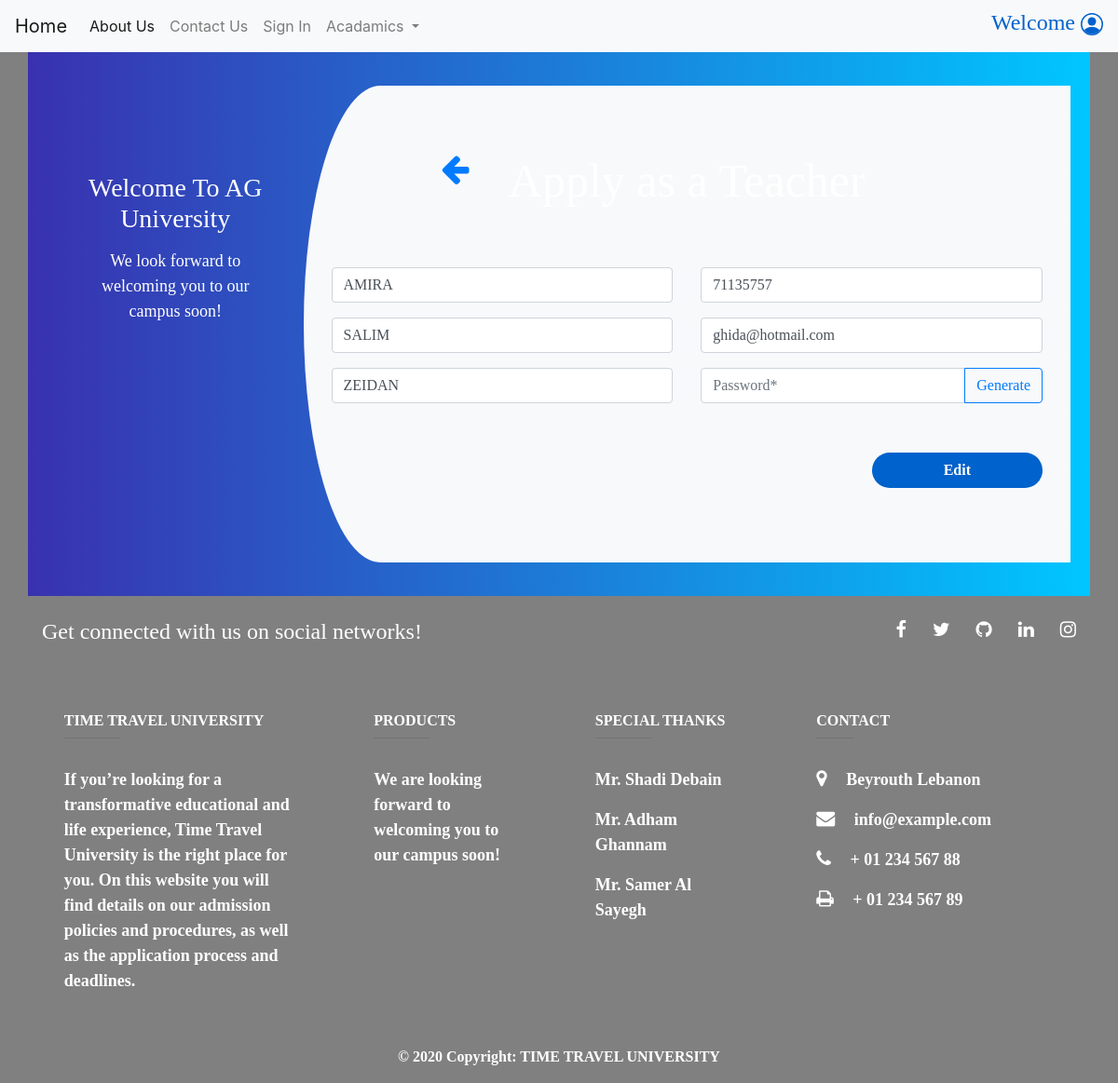
The page /View/EditTeacher.php?TeacherId=4 on the database as committed earlier.
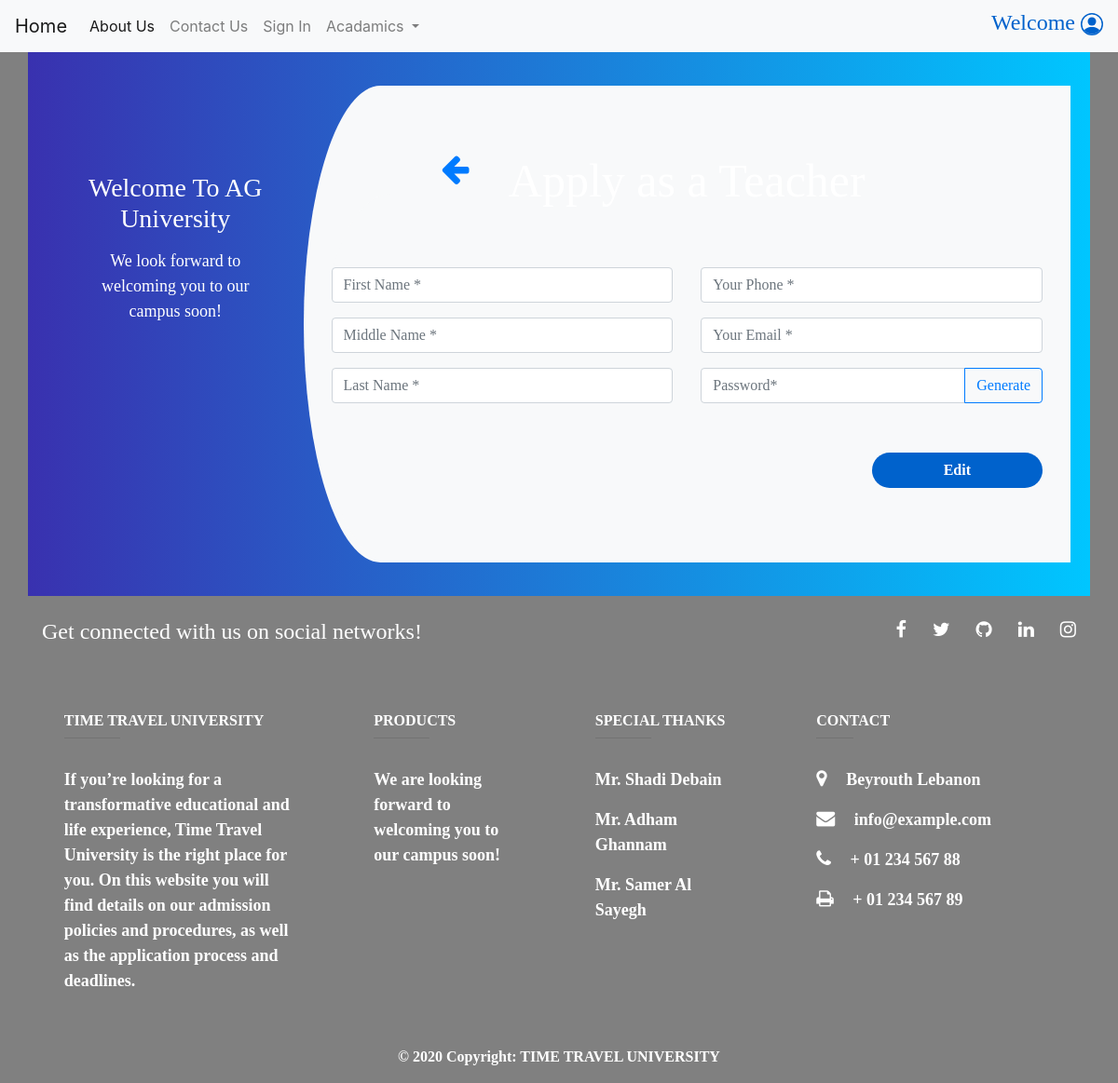
The same page on the database as committed later.
### tables this page shows
CREATE TABLE IF NOT EXISTS `teacher` (
  `TeacherId` int(11) NOT NULL AUTO_INCREMENT,
  `TFirstName` varchar(255) NOT NULL,
  `TMiddleName` varchar(255) NOT NULL,
  `TLastName` varchar(255) NOT NULL,
  `TEmail` varchar(255) NOT NULL,
  `TMobileNum` int(11) NOT NULL,
  `TPassword` varchar(255) NOT NULL,
  PRIMARY KEY (`TeacherId`),
  KEY `TeacherId` (`TeacherId`)
);

### Model/Admin.php (called while the page is built, shortened)
<?php
class Admin
{
    private $dbconnect;
    function  __construct($db)
    {
        $this->dbconnect = $db;
    }
    function getAllTeachers()
    {
        $query =  'select * from teacher ';
        $this->dbconnect->setQuery($query);
        $result = $this->dbconnect->selectquery();
        return $result;
    }
}

### Model/DatabaseSMS.php (called while the page is built, shortened)
<?php
class DatabaseSMS
{
    private $dbHost = '127.0.0.1';
    private $dbUser = 'root';
    private $dbPassword = '';
    private $dbName = 'student_managment_system';
    public function connectToDb()
    {
        $db_connection = mysqli_connect($this->dbHost, $this->dbUser, $this->dbPassword, $this->dbName);
        return $db_connection;
    }
    function setQuery($query)
    {
        $this->query = $query;
    }
    public function executeQuery()
    {
        $db_connection = $this->connectToDb();
        $result = mysqli_query($db_connection, $this->query);
        if ($result == false) {
            echo " Query Error" . mysqli_error($db_connection);
            die();
        } else
            return $result;
    }
    public function selectQuery()
    {
        $query_result = $this->executeQuery();
        $resultArray = mysqli_fetch_all($query_result, MYSQLI_ASSOC);
        return $resultArray;
    }
}

### View/EditTeacher.php (the view, shortened to what the changed rows need)
<!DOCTYPE html>
<html lang="en">
<?php
require_once('Header.php');
require_once('../Model/DatabaseSMS.php');
require_once('../Model/Admin.php');
$db = new DatabaseSMS();
$Admin = new Admin($db);
$Teachers = $Admin->getAllTeachers();
?>
<body>
    <div class="container register">
        <div class="row">
            <div class="col-md-9 register-right">
                <form>
                    <div class="tab-content" id="myTabContent">
                        <div class="tab-pane fade show active" id="home" role="tabpanel" name="teacher" aria-labelledby="home-tab">
                            <div class="row register-form mx-0 px-0">
                                <?php
                                $TeacherId = $_GET['TeacherId'];
                                $TFirstName = $Teachers[$TeacherId]["TFirstName"];
                                $TMiddleName = $Teachers[$TeacherId]["TMiddleName"];
                                $TLastName = $Teachers[$TeacherId]["TLastName"];
                                $TMobileNum = $Teachers[$TeacherId]["TMobileNum"];
                                $TEmail = $Teachers[$TeacherId]["TEmail"];
                                ?>
                                <div class="col-md-6">
                                    <div class="form-group">
                                        <input type="text" class="form-control" placeholder="First Name *" id="TFirstName" value="<?php echo $TFirstName ?>" />
                                    </div>
                                    <div class="form-group">
                                        <input type="text" class="form-control" placeholder="Middle Name *" id="TMiddleName" value="<?php echo $TMiddleName ?>" />
                                    </div>
                                    <div class="form-group">
                                        <input type="text" class="form-control" placeholder="Last Name *" id="TLastName" value="<?php echo $TLastName ?>" />
                                    </div>
                                </div>
                                <div class="col-md-6">
                                    <div class="form-group">
                                        <input type="text" minlength="8" maxlength="8" id="TPhone" class="form-control" placeholder="Your Phone *" value="<?php echo $TMobileNum ?>" />
                                    </div>
                                    <div class="form-group">
                                        <input type="email" class="form-control" placeholder="Your Email *" id="TEmail" value="<?php echo $TEmail ?>" />
                                    </div>
                                </div>
                            </div>
                        </div>
                    </div>
                </form>
            </div>
        </div>
    </div>
</body>
</html>

Rows that differ between the two databases and show on the page:
removed teacher: TFirstName "AMIRA", TMiddleName "SALIM", TLastName "ZEIDAN", TMobileNum "71135757", TEmail "ghida@hotmail.com"
